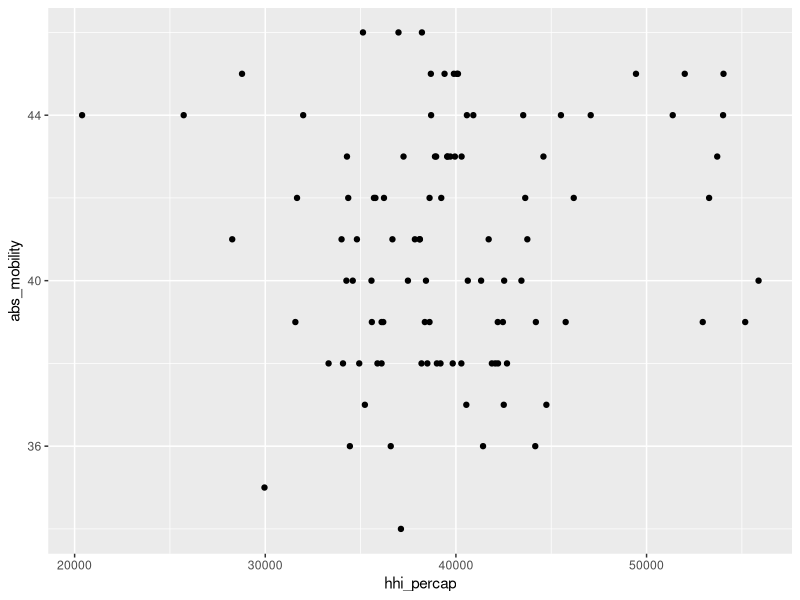
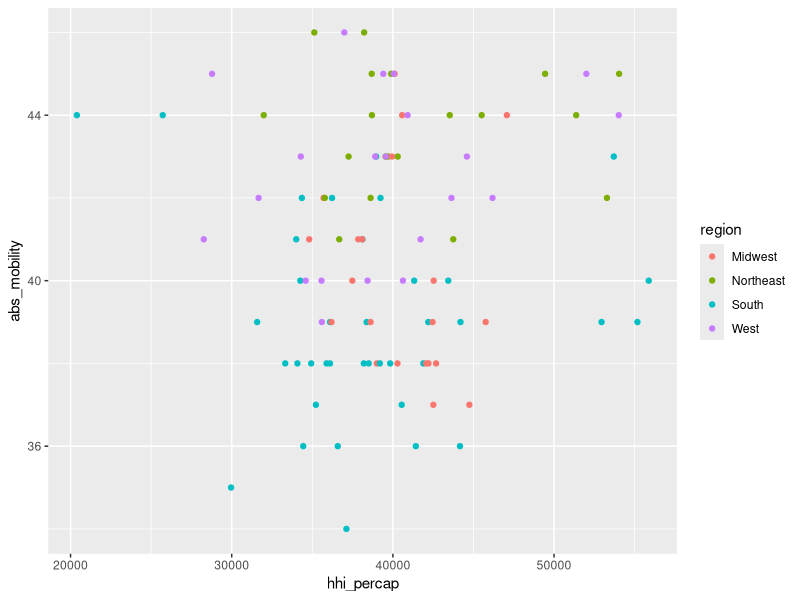
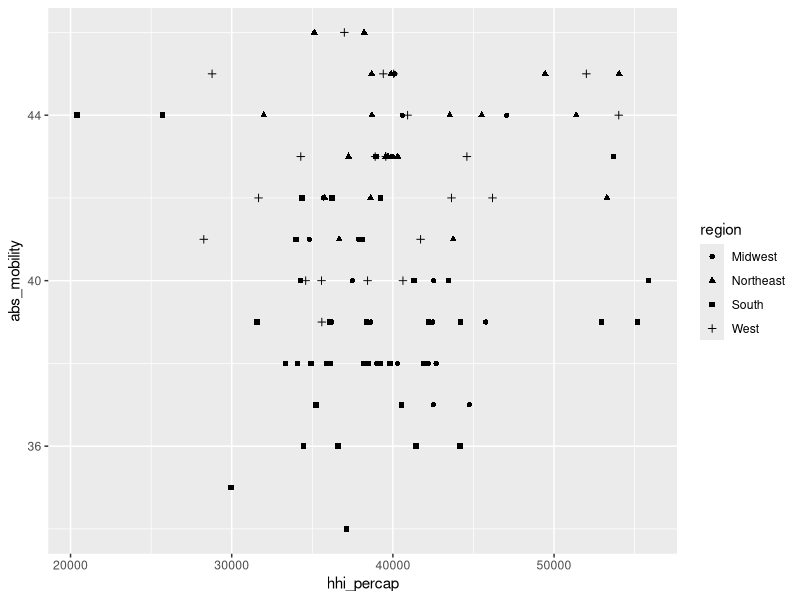
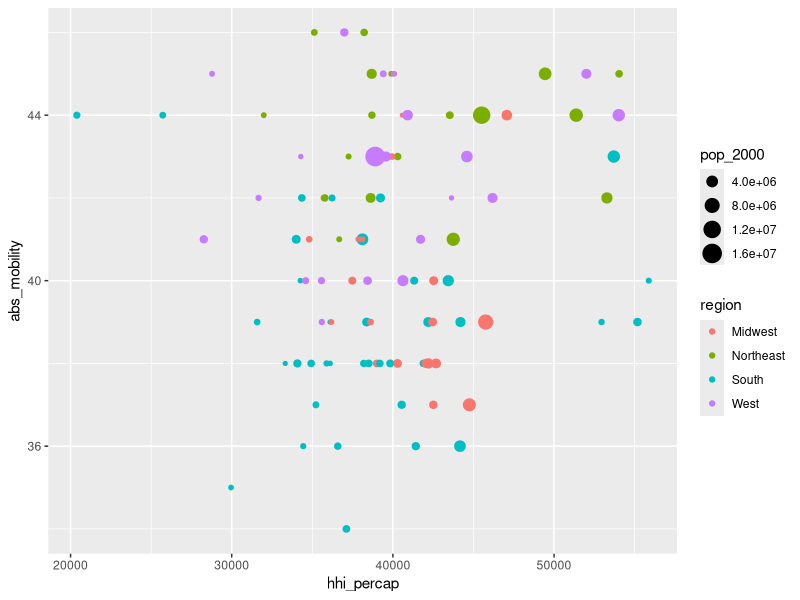
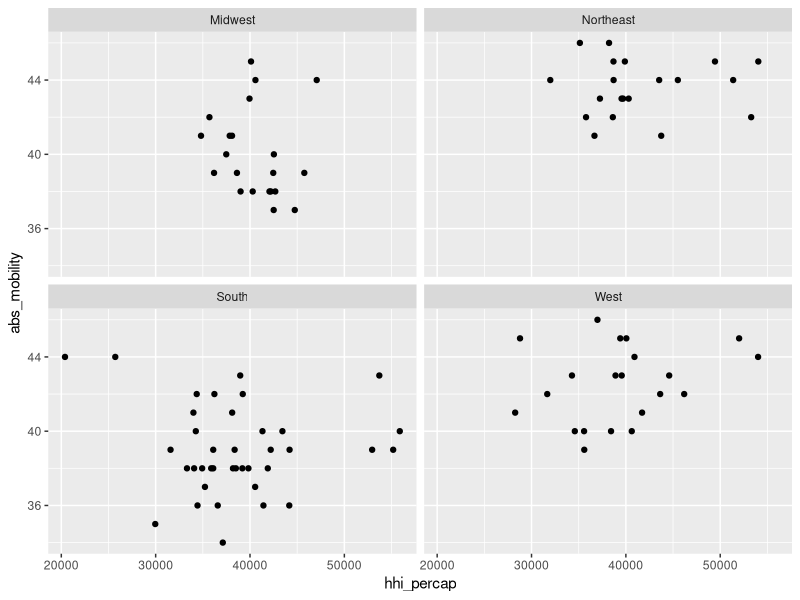
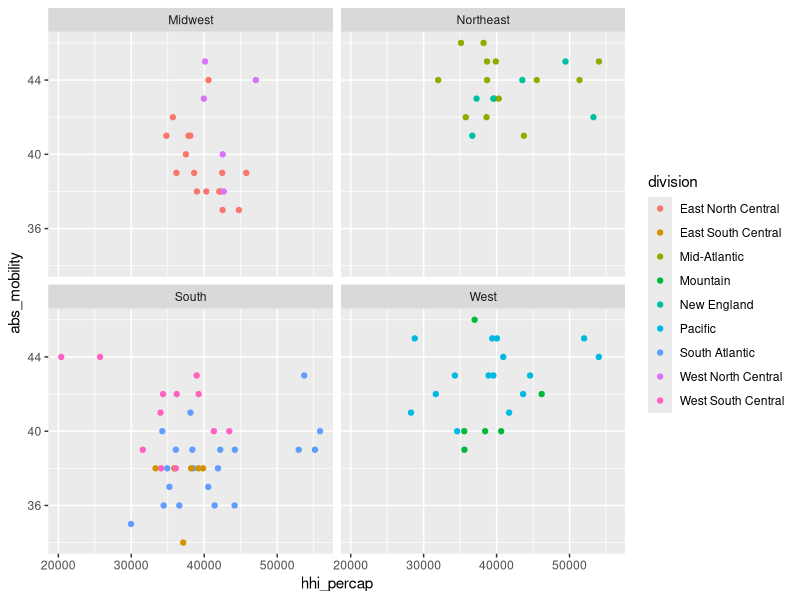
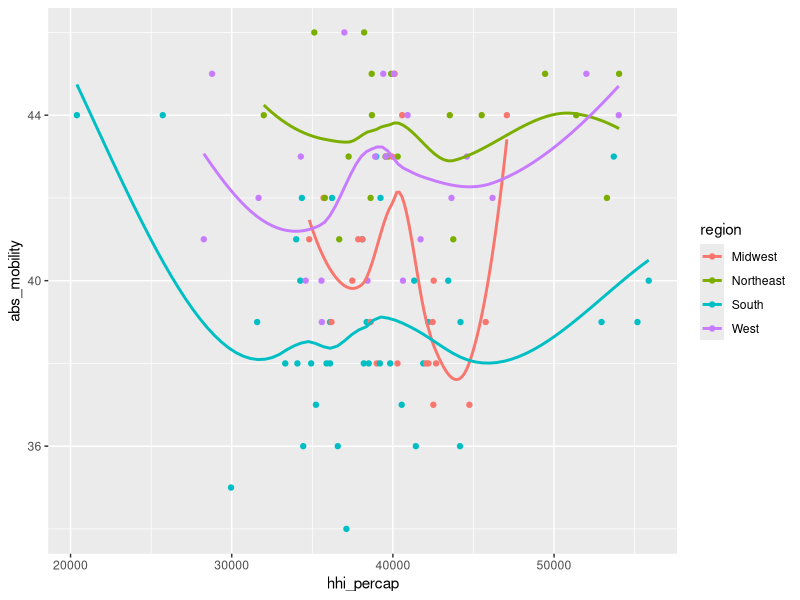
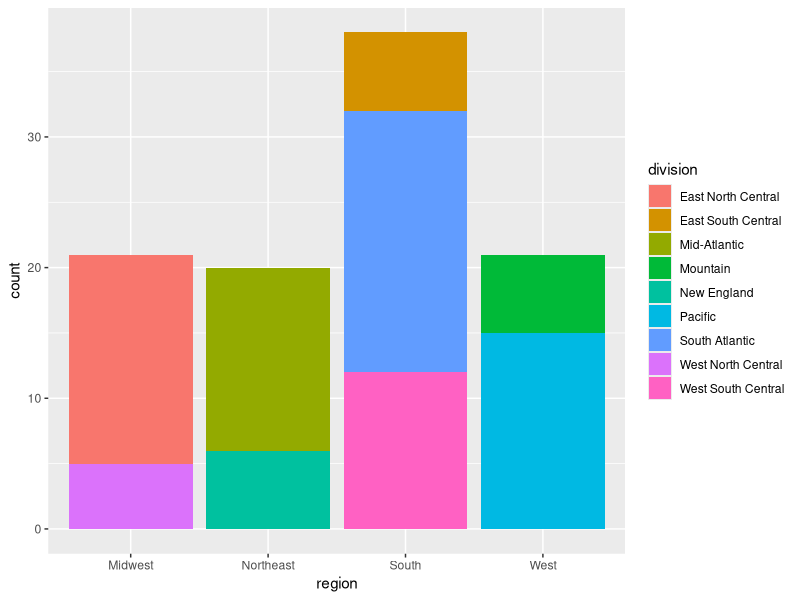

Write R code to recreate these figures, in order.
## ---- chunk 1

# If you have not already installed the packages, go to your Console panel and type    
# install.packages("tidyverse")

# Run the code below to load the tidyverse package
library(tidyverse)


#read in the data
chetty <- read_csv("Chetty_2014.csv")

# filter for top 100 commuting zones
chetty_top100 <- chetty %>%
  filter(top_100==1)

# remove the larger data set with all commuting zones from the work space
rm(chetty)
## ---- chunk 2
#insert code here
ggplot(data = chetty_top100) +
  geom_point(mapping = aes(x = hhi_percap, y = abs_mobility))
## ---- chunk 3
#insert code here
ggplot(data = chetty_top100) +
  geom_point(mapping = aes(x = hhi_percap, y = abs_mobility, color = region))
## ---- chunk 4
#insert code here
ggplot(data = chetty_top100) +
  geom_point(mapping = aes(x = hhi_percap, y = abs_mobility, shape = region))
## ---- chunk 5
#insert code here
ggplot(data = chetty_top100) +
  geom_point(mapping = aes(x = hhi_percap, y = abs_mobility, color = region, size = pop_2000))
## ---- chunk 6
#insert code here
ggplot(data = chetty_top100) +
  geom_point(mapping = aes(x = hhi_percap, y = abs_mobility)) +
  facet_wrap(~ region)
## ---- chunk 7
#insert code here
ggplot(data = chetty_top100) +
  geom_point(mapping = aes(x = hhi_percap, y = abs_mobility, color = division)) +
  facet_wrap(~ region)
## ---- chunk 8
#insert code here
ggplot(data = chetty_top100, mapping = aes(x = hhi_percap, y = abs_mobility, color = region)) +
  geom_point() +
  geom_smooth(se = FALSE)
## ---- chunk 9
#insert code here
ggplot(data = chetty_top100) +
  geom_bar(mapping = aes(x = region, fill = division))
## ---- chunk 10
#insert code here
ggplot(data = chetty_top100) +
  geom_bar(mapping = aes(x = region, fill = division), position = "dodge")
## ---- chunk 11
#insert code here
ggplot(data = chetty_top100) +
  geom_bar(mapping = aes(x = region, fill = division), position = "fill")
